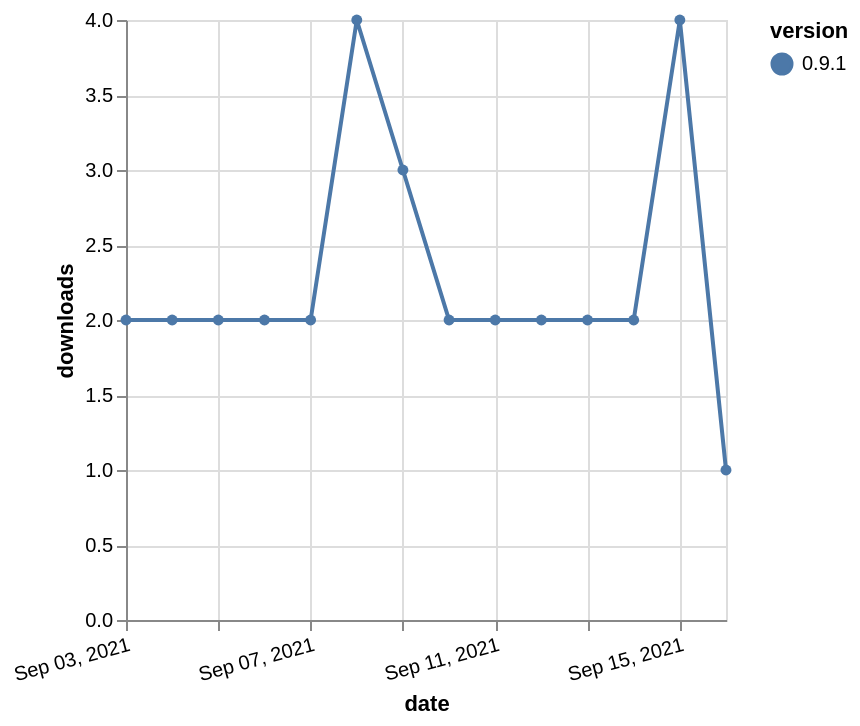

Vega-Lite specification for this chart:
### Vega-Lite specification from a JSON file in a GitHub repository (floating-point values rounded to 4 significant figures)
{"$schema": "https://vega.github.io/schema/vega-lite/v5.json", "description": "A simple bar chart with embedded data.", "data": {"values": [{"date": "2021-09-03", "total": 602, "delta": 2, "version": "0.9.1"}, {"date": "2021-09-04", "total": 604, "delta": 2, "version": "0.9.1"}, {"date": "2021-09-05", "total": 606, "delta": 2, "version": "0.9.1"}, {"date": "2021-09-06", "total": 608, "delta": 2, "version": "0.9.1"}, {"date": "2021-09-07", "total": 610, "delta": 2, "version": "0.9.1"}, {"date": "2021-09-08", "total": 614, "delta": 4, "version": "0.9.1"}, {"date": "2021-09-09", "total": 617, "delta": 3, "version": "0.9.1"}, {"date": "2021-09-10", "total": 619, "delta": 2, "version": "0.9.1"}, {"date": "2021-09-11", "total": 621, "delta": 2, "version": "0.9.1"}, {"date": "2021-09-12", "total": 623, "delta": 2, "version": "0.9.1"}, {"date": "2021-09-13", "total": 625, "delta": 2, "version": "0.9.1"}, {"date": "2021-09-14", "total": 627, "delta": 2, "version": "0.9.1"}, {"date": "2021-09-15", "total": 631, "delta": 4, "version": "0.9.1"}, {"date": "2021-09-16", "total": 632, "delta": 1, "version": "0.9.1"}]}, "width": "container", "mark": {"type": "line", "point": {"filled": true}}, "encoding": {"x": {"field": "date", "type": "temporal", "timeUnit": "yearmonthdate", "title": "date", "axis": {"labelAngle": -15}}, "y": {"field": "delta", "type": "quantitative", "title": "downloads"}, "color": {"field": "version", "type": "nominal"}, "tooltip": {"field": "delta"}}}
